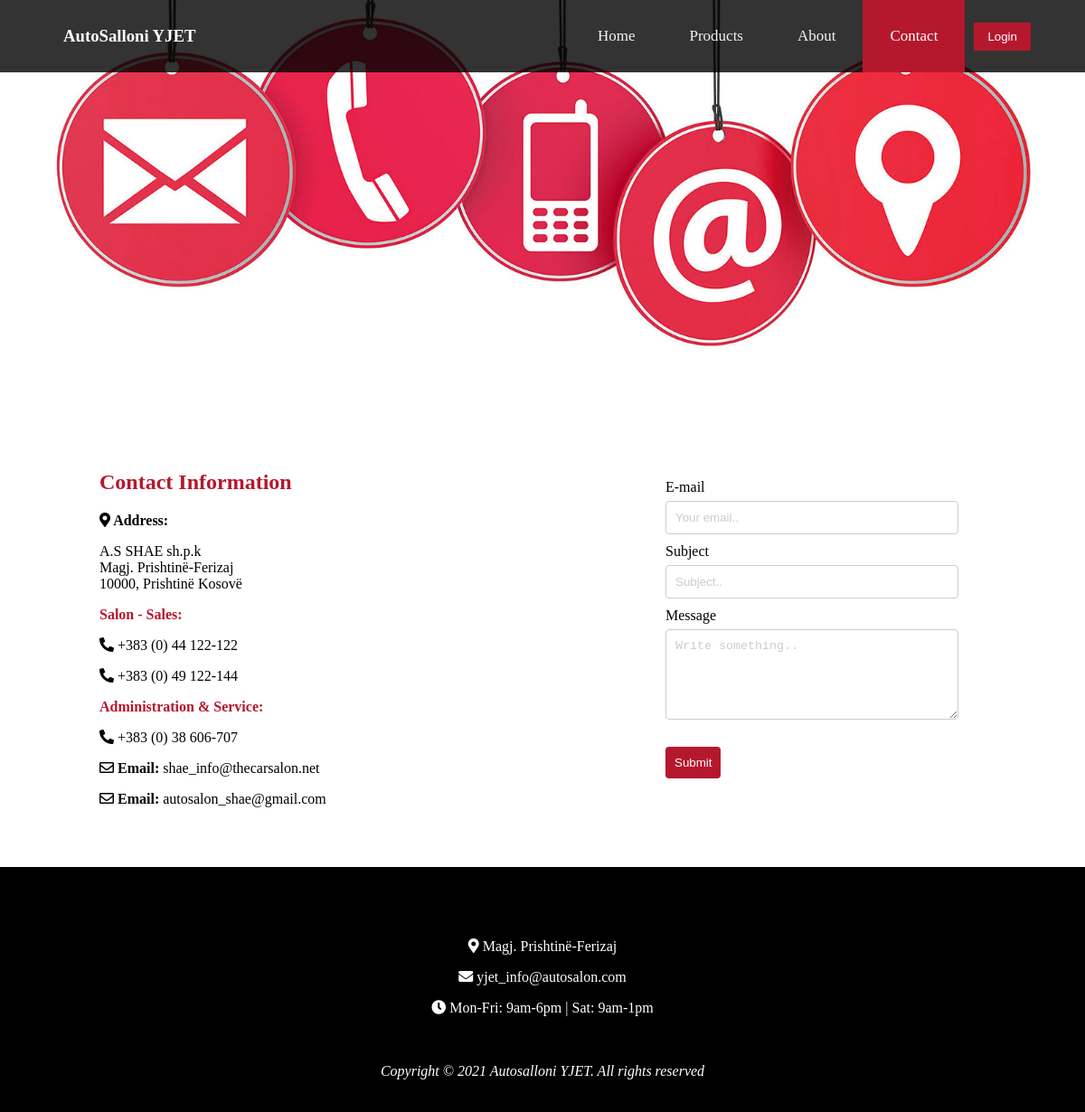
The app's page /contact.php, older data.
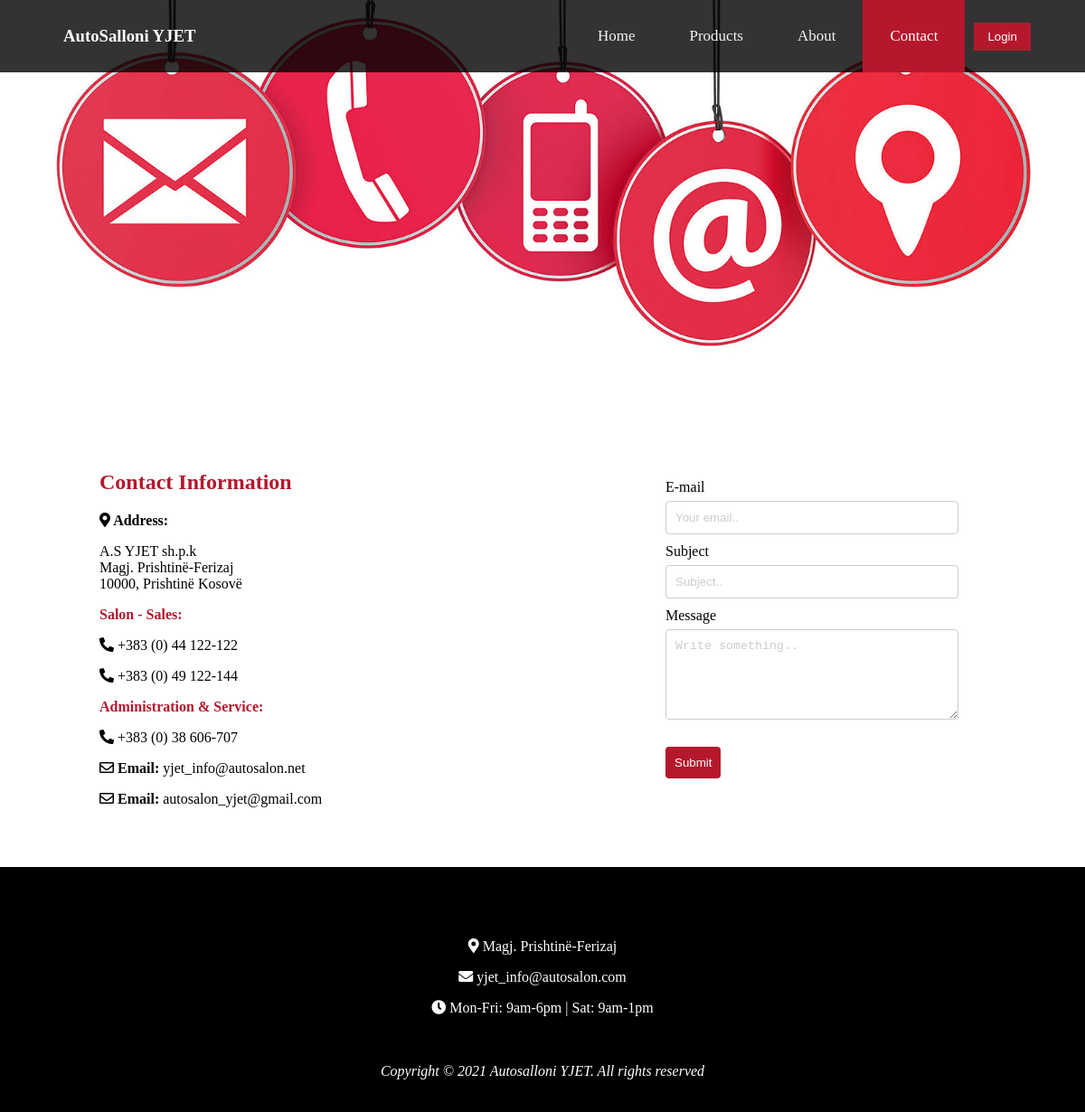
The same page, newer data.
### tables this page shows
CREATE TABLE `contact` (
  `contact_id` int(11) NOT NULL,
  `address` varchar(255) NOT NULL,
  `phone_number_sales` varchar(255) NOT NULL,
  `phone_number_sales2` varchar(255) NOT NULL,
  `phone_number_administration` varchar(255) NOT NULL,
  `email_1` varchar(255) NOT NULL,
  `email_2` varchar(255) NOT NULL
);

### models/DbConn.php (called while the page is built)
<?php
class DBconnection{
	public function getConnection(){
		try{
			$connection = new PDO("mysql:host=localhost;dbname=autosalloni_yjet", "root" , "");
            $connection->setAttribute(PDO::ATTR_ERRMODE, PDO::ERRMODE_EXCEPTION);
		} catch(PDOException $e){
			echo $e->getMessage();
            return null;
		}
		return $connection;
	}
}

### controller/contactController.php (called while the page is built, shortened)
<?php
include_once 'models/contactMapper.php';
class ContactController
{
    public function GetContactById($contact_id)
    {
        $contactMapper = new ContactMapper();
        $contact = $contactMapper->GetContactById($contact_id);
        return $contact;
    }
}

### models/contactMapper.php (called while the page is built, shortened)
<?php
include_once 'DbConn.php';
class ContactMapper
{
    private $connection;
    public function __construct()
    {
        $obj = new DBConnection();
        $this->connection = $obj->getConnection();
    }
    public function getContactById($contact_id){
        $sth = $this->connection->prepare("SELECT * FROM contact WHERE contact_id = :contact_id");
        $sth->execute(['contact_id' => $contact_id]);
        $result = $sth->fetch();
        return $result;
    }
}

### contact.php (the view, shortened to what this page needs)
<?php
$page = 'contact'; require("includes/header.php");
include_once 'controller/contactController.php';
?>
    <div class="home-banner-contact">
    </div>
    <div class="contact">
        <div class="container">
            <div class="contact-info">
                <h2 style="color: #B5182D;">
                    Contact Information
                </h2>
                <?php
                $contactController = new ContactController();
                $result = $contactController->GetContactById(1);
                ?>
                <p><i style="color: black;" class="fas fa-map-marker-alt fa-1x">
                    </i><b> Address:</b> </p>
                <p> <?php echo $result['address']; ?></p>
                <p style="color:#B5182D ;"><b>Salon - Sales:</b> </p>
                <p><i style="color: black;" class="fas fa-phone-alt fa-1x"></i>
                    </i> <?php echo $result['phone_number_sales'];?></p>
                <p><i style="color: black;" class="fas fa-phone-alt fa-1x"></i>
                    </i> <?php echo $result['phone_number_sales2'];?> </p>
                <p style="color:#B5182D ;"><b>Administration & Service:</b> </p>
                <p><i style="color: black;" class="fas fa-phone-alt fa-1x"></i>
                    </i> <?php echo $result['phone_number_administration'];?></p>
                <p><i style="color: black;" class="far fa-envelope fa-1x"></i>
                    </i><b> Email:</b> <?php echo $result['email_1'];?></p>
                <p><i style="color: black;" class="far fa-envelope fa-1x"></i>
                    </i><b> Email:</b> <?php echo $result['email_2'];?></p>
            </div>
            <div class="contact-form">
                <form action="#" method="POST" id="contact-form" enctype="multipart/form-data" onsubmit="return validatecontact()">
                    <label for="email">E-mail</label>
                    <input type="text" id="email" name="email" placeholder="Your email..">
                    <label for="subject">Subject</label>
                    <input type="text" id="subject" name="subject" placeholder="Subject..">
                    <label for="Message">Message</label>
                    <textarea id="message" name="message" placeholder="Write something.."
                        style="height:100px"></textarea>
                    <input onclick="validatecontact()" type="submit" name="submit" value="Submit">
                </form>
            </div>
        </div>
    </div>
<?php require("includes/footer.php"); ?>

Row changes from the older to the newer data that the page shows:
changed contact: address "A.S SHAE sh.p.k Magj. Prishtinë-Ferizaj 10000, Prishtinë Kosovë" → "A.S YJET sh.p.k Magj. Prishtinë-Ferizaj 10000, Prishtinë Kosovë"; email_1 "shae_info@thecarsalon.net" → "yjet_info@autosalon.net"; email_2 "autosalon_shae@gmail.com" → "autosalon_yjet@gmail.com"
